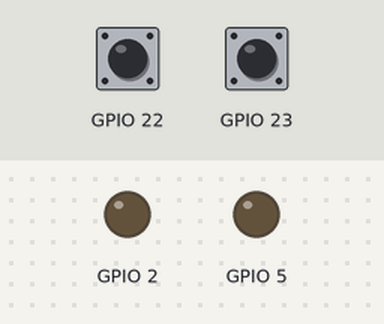
This program was run on a simulated ESP32. On the bench: output pins drawn as LEDs (lit = HIGH). Dashed ring = blinking. The inputs (shaded band) are chosen by the test bench; at power-on: GPIO 22 HIGH, GPIO 23 HIGH. WiFi joins after 1.5 s; servers stay silent unless stated; uploads are accepted with an empty reply; what the program prints to the serial monitor is not drawn.

Above: at 3.0 s.
3.1 s: GPIO 22 pulled LOW for 3.2 s
At 6.8 s:
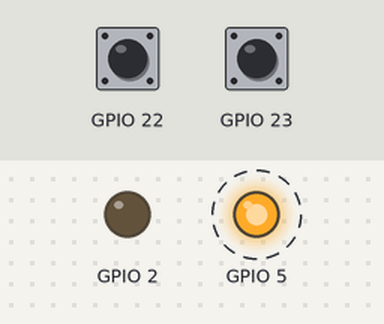
7.8 s: GPIO 23 pulled LOW for 0.6 s
At 9.4 s:
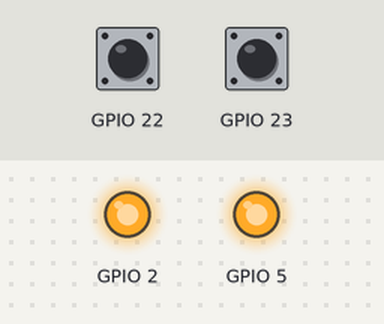
9.9 s: GPIO 22 pulled LOW for 0.6 s
At 11.0 s:
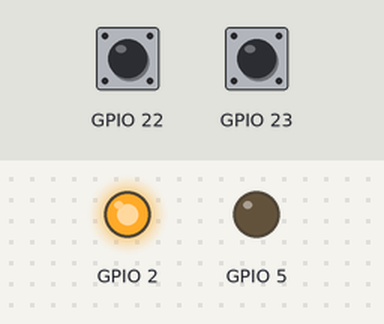
12.0 s: GPIO 23 pulled LOW for 3.2 s
At 13.6 s:
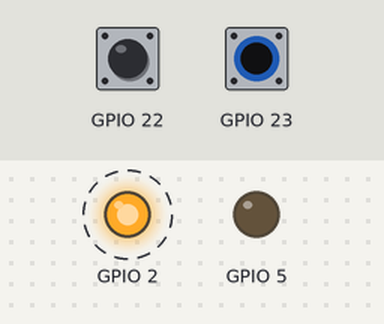
Timing chart, 0 to 16.7 s (numbered marks = the images above; inputs shaded):
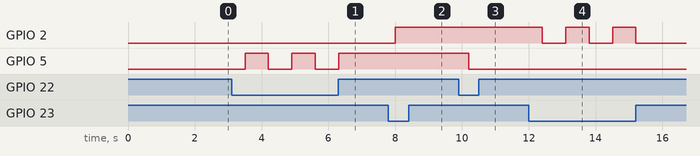

Measured:
- after the input at 3.1 s, GPIO 5: alternates HIGH for 0.70 s and LOW for 0.70 s, 5 changes in all, then stays HIGH, starting after 0.40 s
- after the input at 7.8 s, GPIO 2: LOW → HIGH after 0.21 s
- after the input at 9.9 s, GPIO 5: HIGH → LOW after 0.31 s
- after the input at 12.0 s, GPIO 2: alternates HIGH for 0.70 s and LOW for 0.70 s, 5 changes in all, then stays LOW, starting after 0.41 s

The program:

main.cpp
```cpp
#include <Arduino.h>
#include <WiFi.h>
#include <HTTPClient.h>
#include <ArduinoJson.h>

  HTTPClient http;

const char* ssid = "ze-amanueal";
const char* password = "Ab1234567";

bool led1on = false;
bool led2on = false;

int led1 = 0;
int led2 = 0;
int ans;

String httpData = "";

void wifiSetup(){
  WiFi.begin(ssid, password);

  Serial.print("\n trying to connect to: ");
  Serial.println(ssid);

  while(WiFi.status() != WL_CONNECTED){
    Serial.print(".");
    delay(300);
  }
  Serial.println("\n connected !!!");
}

void checkLedStatus() {

  http.begin("https://autocontrollers.000webhostapp.com/upload.php");
  http.addHeader("Content-Type", "application/x-www-form-urlencoded");
  delay(100);

  // Serial.println(http.GET());
  if(http.GET() == 200){
    String input = http.getString();

    Serial.println(input);

    StaticJsonDocument<64> doc;
    DeserializationError error = deserializeJson(doc, input);

    if (error) {
      Serial.print("deserializeJson() failed: ");
      Serial.println(error.c_str());
      return;
    }

    led1 = int(doc["led1"]);
    led2 = int(doc["led2"]);

    digitalWrite(2, led1);
    digitalWrite(5, led2);
  };
}

void setup() {
  // put your setup code here, to run once:
  Serial.begin(115200);
  pinMode(2, OUTPUT);
  pinMode(5, OUTPUT);
  pinMode(23, INPUT_PULLUP);
  pinMode(22, INPUT_PULLUP);

  wifiSetup();
  checkLedStatus();
}

void loop() {
  if (WiFi.status() == WL_CONNECTED){
    if(!digitalRead(23)){
      Serial.println("button 1 pressed");
      if(!led1) {
        Serial.println("....");
        led1 = 1;
        httpData = "led1=" + String(led1) + "&led2=" + String(led2);

        if (ans = http.POST(httpData) > 0){
          Serial.print("http code1: ");
          Serial.println(ans);

          digitalWrite(2, HIGH);
          led1on = !led1on;

        }

        }else if(led1){
          Serial.println("***");
          led1 = 0;
          httpData = "led1=" + String(led1) + "&led2=" + String(led2);

          if (ans = http.POST(httpData) > 0){
            digitalWrite(2, LOW);
            led1on = !led1on;
          }
      }else {
        Serial.print("error code1: ");
        Serial.println(ans);
        }
      }

    if(!digitalRead(22)){
      Serial.println("button 2 pressed");
      if(!led2) {
        Serial.println("....");
        led2 = 1;
        httpData = "led1=" + String(led1) + "&led2=" + String(led2);

        if (ans = http.POST(httpData) > 0){
          Serial.print("http code2: ");
          Serial.println(ans);

          digitalWrite(5, HIGH);
          led2on = !led2on;

          String response_body = http.getString();
          Serial.print("Server reply2: ");
          Serial.println(response_body);
        }

        }else if(led2){
          Serial.println("***");
          led2 = 0;
          httpData = "led1=" + String(led1) + "&led2=" + String(led2);

          if (ans = http.POST(httpData) > 0){
            digitalWrite(5, LOW);
            led2on = !led2on;
          }
      }else {
        Serial.print("error code2: ");
        Serial.println(ans);
        }
      }
      checkLedStatus();
    }else wifiSetup();
    delay(200);
}
```
